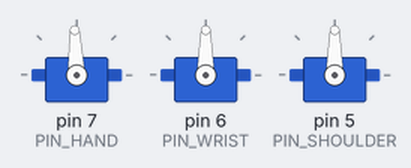
Recording of a sketch running on a simulated Arduino Uno, built with avr-gcc and run on an emulated ATmega328P. Shown: 3 × servo.

Above: at 0.05 s.
At 2.15 s:
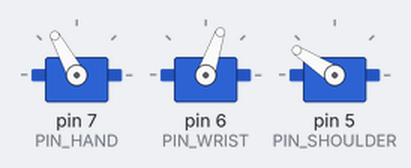
At 4.35 s:
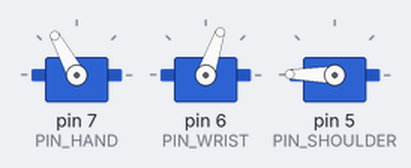
At 8.75 s:
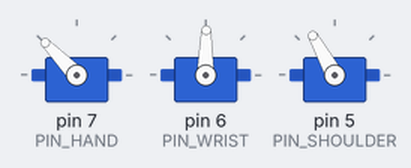
At 13.15 s:
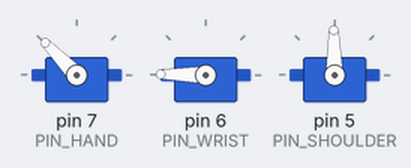
At 17.55 s:
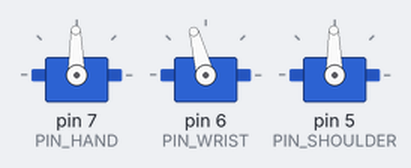
Timing chart, 0 to 25.8 s (numbered marks = the images above):
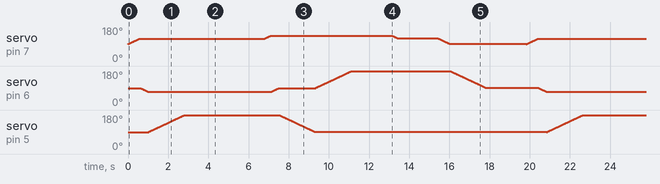

The sketch:

armservo_work.ino
```cpp
// Ziyi Wang
// Write for Team 2 Prototype1 Arm Working
// The arm will pick up a block in the foront then put it on the top of bettary.
// Reference two test programs below:
// zoomkat 10-4-10 serial servo test and Sweep by BARRAGAN <http://barraganstudio.com>

#include <Servo.h>
//pins difine
#define PIN_HAND 7
#define PIN_WRIST 6
#define PIN_SHOULDER 5
//range and initial values
#define INITIAL_HAND_POSITION 90
#define MIN_HAND_POSITION 90       // open
#define MAX_HAND_POSITION 180      //close
#define INITIAL_WRIST_POSITION 90
#define MIN_WRIST_POSITION 0
#define MAX_WRIST_POSITION 180
#define INITIAL_SHOULDER_POSITION 90
#define MIN_SHOULDER_POSITION 90
#define MAX_SHOULDER_POSITION 180
//for easy to read the code
#define HAND 0
#define WRIST 1
#define SHOULDER 2
#define MOVING_DELAY 20
#define STAGE_DELAY 2000

Servo handServo;  // create servo object to control the claw servo
Servo wristServo;  // create servo object to control the upper arm servo
Servo shoulderServo;  // create servo object to control the bottom arm servo

int posNow[3] = {INITIAL_HAND_POSITION, INITIAL_WRIST_POSITION, INITIAL_SHOULDER_POSITION}; //initial position.
int degree[3];

void setup() {
  handServo.write(INITIAL_HAND_POSITION); //initial position
  handServo.attach(PIN_HAND);  //the pin for the hand servo control
  wristServo.write(INITIAL_WRIST_POSITION); //initial position
  wristServo.attach(PIN_WRIST);  //the pin for the wrist servo control
  shoulderServo.write(INITIAL_SHOULDER_POSITION); //initial position
  shoulderServo.attach(PIN_SHOULDER);  //the pin for the shoulder servo control
}


void loop() {
    //open hand and move arm down.
    degree[HAND] = 120;
    degree[WRIST] = 70;
    degree[SHOULDER] = 180;
    driveServo(HAND, degree[HAND]);
    driveServo(WRIST, degree[WRIST]);
    driveServo(SHOULDER, degree[SHOULDER]);
    delay(STAGE_DELAY);
    //pick
    degree[HAND] = 120;
    degree[WRIST] = 70;
    degree[SHOULDER] = 180;
    driveServo(HAND, degree[HAND]);
    driveServo(WRIST, degree[WRIST]);
    driveServo(SHOULDER, degree[SHOULDER]);
    delay(STAGE_DELAY);
    //rise up.
    degree[HAND] = 135;
    degree[WRIST] = 90;
    degree[SHOULDER] = 90;
    driveServo(HAND, degree[HAND]);
    driveServo(WRIST, degree[WRIST]);
    driveServo(SHOULDER, degree[SHOULDER]);
    //no delay here.
    //put on the bettery.
    degree[HAND] = 135;
    degree[WRIST] = 180;
    degree[SHOULDER] = 90;
    driveServo(HAND, degree[HAND]);
    driveServo(WRIST, degree[WRIST]);
    driveServo(SHOULDER, degree[SHOULDER]);
    delay(STAGE_DELAY);
    //release
    degree[HAND] = 120;
    degree[WRIST] = 180;
    degree[SHOULDER] = 90;
    driveServo(HAND, degree[HAND]);
    driveServo(WRIST, degree[WRIST]);
    driveServo(SHOULDER, degree[SHOULDER]);
    delay(STAGE_DELAY);
    //back to initial
    degree[HAND] = INITIAL_HAND_POSITION;
    degree[WRIST] = INITIAL_WRIST_POSITION;
    degree[SHOULDER] = INITIAL_SHOULDER_POSITION;
    driveServo(HAND, degree[HAND]);
    driveServo(WRIST, degree[WRIST]);
    driveServo(SHOULDER, degree[SHOULDER]);
    delay(STAGE_DELAY);
}

void driveServo(int id, int degreeTo){
  if(posNow[id] < degreeTo)
    for(; posNow[id] < degreeTo; posNow[id] += 1)  // goes from 0 degrees to 180 degrees
    {                                  // in steps of 1 degree
      switch(id)
      {
        case 0:
          handServo.write(posNow[id]);                     // tell servo to go to position in variable 'pos'
        break;
        case 1:
          wristServo.write(posNow[id]);
        break;
        case 2:
          shoulderServo.write(posNow[id]);
        break;
      }
      delay(MOVING_DELAY);
    }
  else
    for(; posNow[id] > degreeTo; posNow[id] -= 1)  // goes from 0 degrees to 180 degrees
    {                                  // in steps of 1 degree
       switch(id)
      {
        case HAND:
          handServo.write(posNow[id]);                     // tell servo to go to position in variable 'pos'
        break;
        case WRIST:
          wristServo.write(posNow[id]);
        break;
        case SHOULDER:
          shoulderServo.write(posNow[id]);
        break;
      }
      delay(MOVING_DELAY);                       // waits some time for the servo to reach the position
    }
}

void checkDegree(){
  if(degree[HAND] > MAX_HAND_POSITION || degree[HAND] < MIN_HAND_POSITION){
    degree[HAND] = INITIAL_HAND_POSITION;
    //Serial.println("Warning: degree for hand is out of range. Set to initial value automatically.");
  }
  if(degree[WRIST] > MAX_WRIST_POSITION || degree[WRIST] < MIN_WRIST_POSITION){
    degree[WRIST] = INITIAL_WRIST_POSITION;
    //Serial.println("Warning: degree for wrist is out of range. Set to initial value automatically.");
  }
  if(degree[SHOULDER] > MAX_SHOULDER_POSITION || degree[SHOULDER] < MIN_SHOULDER_POSITION){
    degree[SHOULDER] = INITIAL_SHOULDER_POSITION;
    //Serial.println("Warning: degree for shoulder is out of range. Set to initial value automatically.");
  }
}
```
